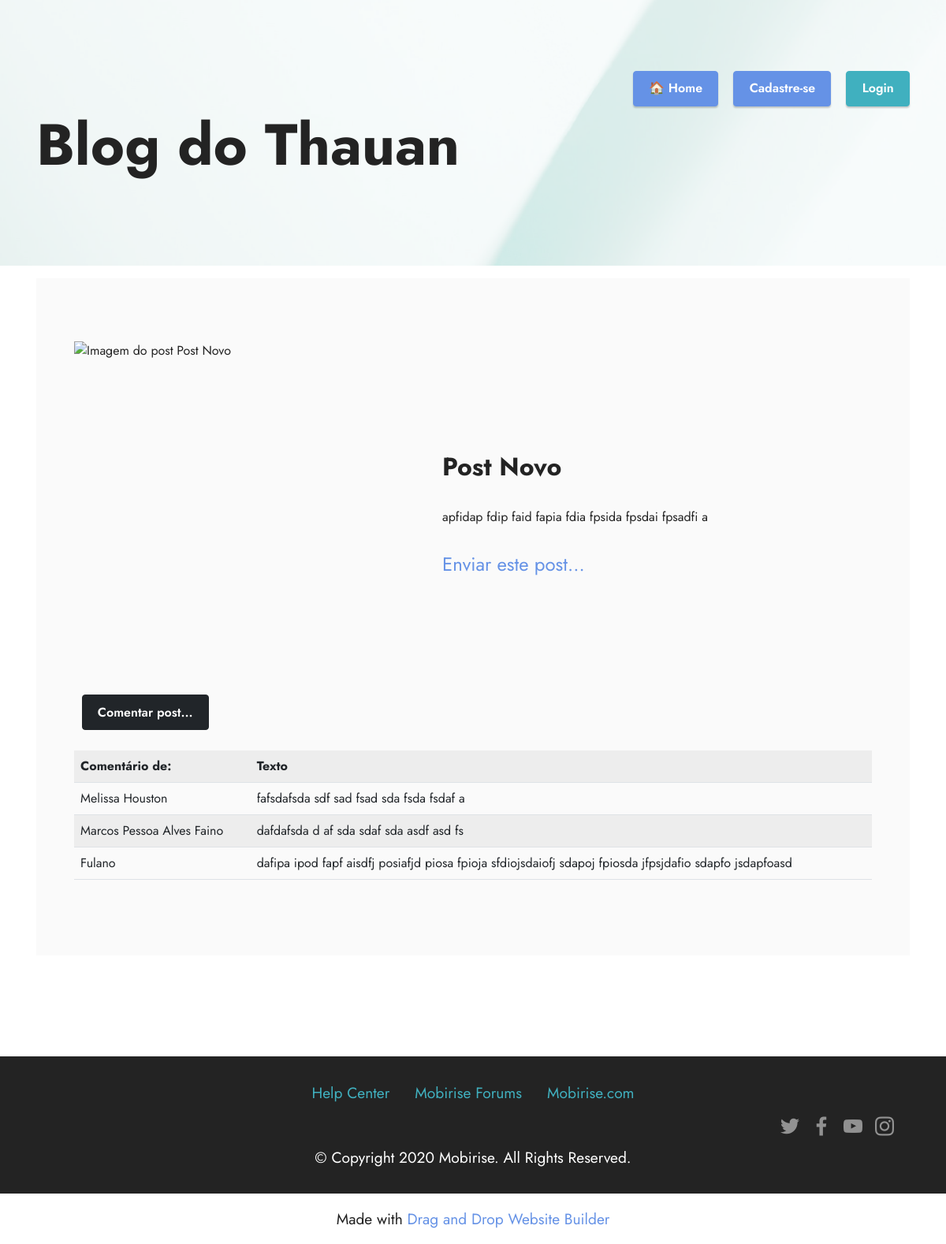
The page /detalhe/2023/4/6/post-novo on the database its author committed.
### core/models.py (models this page shows, shortened)
class Post(models.Model):
    objects = models.Manager()
    publicados = PublicadosManager()
    STATUS_CHOICES = (
        ('rascunho', 'Rascunho'),
        ('publicado', 'Publicado'),
    )
    titulo = models.CharField(max_length=70)
    slug = models.SlugField(max_length=70)
    corpo = models.TextField()
    status = models.CharField(max_length=9, choices=STATUS_CHOICES, default='rascunho')
    criado = models.DateTimeField(auto_now_add=True)
    publicado = models.DateTimeField(auto_now=True)
    autor = models.ForeignKey(User, on_delete=models.CASCADE, related_name='posts_autor')
    imagem = StdImageField('Imagem', upload_to='posts',
                           variations={'thumb': {
                                                    'width': 438,
                                                    'height': 438,
                                                    'crop':True
                                                }
                                       },
                           blank=True, null=True
                           )
    class Meta:
        verbose_name = 'Post'
        verbose_name_plural = 'Posts'
        ordering = ('-publicado',)

class Comentario(models.Model):
    post = models.ForeignKey(Post, on_delete=models.CASCADE, verbose_name='comentarios')
    nome = models.CharField('Nome', max_length=50)
    email = models.EmailField('E-mail')
    texto = models.TextField('Comentário')
    criado = models.DateTimeField('Criado em', auto_now_add=True)
    status = models.BooleanField('Ativo', default=False)
    class Meta:
        verbose_name = 'Comentário'
        verbose_name_plural = 'Comentários'

### core/views.py (the view)
class DetalhePostView(DetailView):
    template_name = "blog/post/detalhepost.html"
    context_object_name = 'post'
    queryset = Post.publicados.all()
    def _get_coments(self, id_post):
        try:
            coments = Comentario.objects.filter(post_id=id_post, status=True)
            return coments
        except Comentario.DoesNotExist:
            return Exception
    def get_context_data(self, **kwargs):
        contexto = super().get_context_data(**kwargs)
        contexto['comentarios'] = self._get_coments(self.object.id)
        return contexto

### core/templates/blog/post/detalhepost.html (shortened to what this page needs)
{% extends "base.html" %}
{% block conteudo %}
<section data-bs-version="5.1" class="features16 cid-tzVjbxlXj9" id="features17-6">
    <div class="container">
        <div class="content-wrapper">
            <div class="row align-items-center">
                <div class="col-12 col-lg-5">
                    <div class="image-wrapper">
                        <img src="{{ post.imagem.thumb.url }}" alt="Imagem do post {{ post.titulo }}"
                             width="438" height="438">
                    </div>
                </div>
                <div class="col-12 col-lg">
                    <div class="text-wrapper">
                        <h6 class="card-title mbr-fonts-style display-5">
                            <strong>{{ post.titulo }}</strong>
                        </h6>
                        <p class="mbr-text mbr-fonts-style mb-4 display-4">
                            {{ post.corpo|linebreaks }}
                        </p>
                        <br>
                        <h4>
                            <a href="{% url 'enviar_post' post.id %}">
                                Enviar este post...
                            </a>
                        </h4>
                    </div>
                </div>
            </div>
            <p>
                <a href="{% url 'comentar_post' post.id %}" class="btn btn-dark">Comentar post...</a>
            </p>
            <table class="table table-striped">
                <tr>
                    <th>Comentário de:</th>
                    <th>Texto</th>
                </tr>
            {% for c in comentarios %}
                <tr>
                    <td>{{ c.nome }}</td>
                    <td>{{ c.texto }}</td>
                </tr>
            {% empty %}
                <td colspan="2">O post ainda não possui comentários.</td>
            {% endfor %}
            </table>
        </div>
    </div>
</section>
{% endblock %}

### core/static/assets/theme/css/style.css (style rules this page uses)
section { background-color: #ffffff; }
body { font-style: normal; line-height: 1.5; font-weight: 400; color: #232323; position: relative; }
section, .container, .container-fluid { position: relative; word-wrap: break-word; }
a { font-style: normal; font-weight: 400; cursor: pointer; }
a, a:hover { text-decoration: none; }
.mbr-text { font-style: normal; line-height: 1.7; }
h1, h2, h3, h4, h5, h6, .display-1, .display-2, .display-4, .display-5, .display-7, span, p, a { line-height: 1; word-break: break-word; word-wrap: break-word; font-weight: 400; }
b, strong { font-weight: bold; }
section { background-position: 50% 50%; background-repeat: no-repeat; background-size: cover; }
img, iframe { display: block; width: 100%; }
.btn { font-weight: 600; border-width: 1px; font-style: normal; margin: 0.6rem 0.6rem; white-space: normal; transition: all 0.2s ease-in-out; display: inline-flex; align-items: center; justify-content: center; word-break: break-word; }
.row { display: -webkit-flex; -webkit-flex-wrap: wrap; }
html, body { height: auto; min-height: 100vh; }
.mb-4 { margin-bottom: 2rem !important; }
@media (min-width: 992px) { .container { padding-left: 16px; padding-right: 16px; } }
@media (min-width: 992px) { .row { margin-left: -16px; margin-right: -16px; } }
@media (min-width: 992px) { .row > [class*=col] { padding-left: 16px; padding-right: 16px; } }

### core/static/assets/mobirise/css/mbr-additional.css (style rules this page uses)
body { font-family: Jost; }
.display-4 { font-family: 'Jost', sans-serif; font-size: 1.1rem; line-height: 1.5; }
.display-5 { font-family: 'Jost', sans-serif; font-size: 2rem; line-height: 1.5; }
.btn { padding: 0.6rem 1.2rem; border-radius: 4px; }
a, a:hover { color: #6592e6; }
body { overflow-x: hidden; }
a { transition: color 0.6s; }
.cid-tzVjbxlXj9 { padding-top: 1rem; padding-bottom: 8rem; background-color: #ffffff; }
.cid-tzVjbxlXj9 .content-wrapper { background: #fafafa; }
@media (min-width: 992px) { .cid-tzVjbxlXj9 .content-wrapper { padding: 5rem 3rem; } }
@media (min-width: 992px) { .cid-tzVjbxlXj9 .content-wrapper .text-wrapper { padding-left: 2rem; } }
.cid-tzVjbxlXj9 .image-wrapper img { width: 100%; object-fit: cover; }

### rows shown on the page
Post: titulo "Post Novo", corpo "apfidap fdip faid fapia fdia fpsida fpsdai fpsadfi a"
Comentario: nome "Melissa Houston", texto "fafsdafsda sdf sad fsad sda fsda fsdaf a"
Comentario: nome "Marcos Pessoa Alves Faino", texto "dafdafsda d af sda sdaf sda asdf asd fs"
Comentario: nome "Fulano", texto "dafipa ipod fapf aisdfj posiafjd piosa fpioja sfdiojsdaiofj sdapoj fpiosda jfpsjdafio sdapfo jsdapfoasd"
